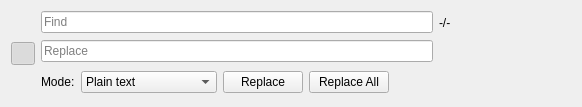
<?xml version="1.0" encoding="UTF-8"?>
<ui version="4.0">
 <class>QPlainTextEditSearchWidget</class>
 <widget class="QWidget" name="QPlainTextEditSearchWidget">
  <property name="geometry">
   <rect>
    <x>0</x>
    <y>0</y>
    <width>582</width>
    <height>107</height>
   </rect>
  </property>
  <property name="autoFillBackground">
   <bool>true</bool>
  </property>
  <layout class="QHBoxLayout" name="horizontalLayout_2">
   <item>
    <widget class="QToolButton" name="replaceToggleButton">
     <property name="toolTip">
      <string>Toggle Replace</string>
     </property>
     <property name="icon">
      <iconset theme="menu-expanded">
       <normaloff>.</normaloff>.</iconset>
     </property>
     <property name="checkable">
      <bool>true</bool>
     </property>
     <property name="checked">
      <bool>true</bool>
     </property>
     <property name="autoRaise">
      <bool>true</bool>
     </property>
    </widget>
   </item>
   <item>
    <layout class="QGridLayout" name="gridLayout_2">
     <item row="0" column="4">
      <widget class="QToolButton" name="searchPrevious">
       <property name="toolTip">
        <string>Previous Match</string>
       </property>
       <property name="icon">
        <iconset theme="go-previous">
         <normaloff>../../../../../../../../.designer/backup</normaloff>../../../../../../../../.designer/backup</iconset>
       </property>
       <property name="autoRaise">
        <bool>true</bool>
       </property>
      </widget>
     </item>
     <item row="0" column="6">
      <widget class="QToolButton" name="closeButton">
       <property name="toolTip">
        <string>Close</string>
       </property>
       <property name="icon">
        <iconset theme="window-close">
         <normaloff>../../../../../../../../.designer/backup</normaloff>../../../../../../../../.designer/backup</iconset>
       </property>
       <property name="autoRaise">
        <bool>true</bool>
       </property>
      </widget>
     </item>
     <item row="1" column="1">
      <widget class="LineEdit" name="replaceLineEdit">
       <property name="placeholderText">
        <string>Replace</string>
       </property>
      </widget>
     </item>
     <item row="0" column="2">
      <widget class="QLabel" name="searchCountLabel">
       <property name="text">
        <string notr="true">-/-</string>
       </property>
      </widget>
     </item>
     <item row="0" column="1">
      <widget class="LineEdit" name="searchLineEdit">
       <property name="placeholderText">
        <string>Find</string>
       </property>
      </widget>
     </item>
     <item row="0" column="5">
      <widget class="QToolButton" name="searchNext">
       <property name="toolTip">
        <string>Next Match</string>
       </property>
       <property name="icon">
        <iconset theme="go-next">
         <normaloff>../../../../../../../../.designer/backup</normaloff>../../../../../../../../.designer/backup</iconset>
       </property>
       <property name="autoRaise">
        <bool>true</bool>
       </property>
      </widget>
     </item>
     <item row="0" column="3">
      <widget class="QToolButton" name="matchCaseSensitiveButton">
       <property name="toolTip">
        <string>Match Case</string>
       </property>
       <property name="checkable">
        <bool>true</bool>
       </property>
       <property name="autoRaise">
        <bool>true</bool>
       </property>
      </widget>
     </item>
     <item row="2" column="1">
      <widget class="QFrame" name="bottomFrame">
       <layout class="QHBoxLayout" name="horizontalLayout">
        <property name="leftMargin">
         <number>0</number>
        </property>
        <property name="topMargin">
         <number>0</number>
        </property>
        <property name="rightMargin">
         <number>0</number>
        </property>
        <property name="bottomMargin">
         <number>0</number>
        </property>
        <item>
         <widget class="QLabel" name="modeLabel">
          <property name="text">
           <string>Mode:</string>
          </property>
         </widget>
        </item>
        <item>
         <widget class="QComboBox" name="modeComboBox">
          <item>
           <property name="text">
            <string>Plain text</string>
           </property>
          </item>
          <item>
           <property name="text">
            <string>Whole words</string>
           </property>
          </item>
          <item>
           <property name="text">
            <string>Regular expression</string>
           </property>
          </item>
         </widget>
        </item>
        <item>
         <widget class="QPushButton" name="replaceButton">
          <property name="toolTip">
           <string>Replace one text occurrence</string>
          </property>
          <property name="text">
           <string>Replace</string>
          </property>
          <property name="flat">
           <bool>false</bool>
          </property>
         </widget>
        </item>
        <item>
         <widget class="QPushButton" name="replaceAllButton">
          <property name="toolTip">
           <string>Replace all text occurrences</string>
          </property>
          <property name="text">
           <string>Replace All</string>
          </property>
          <property name="flat">
           <bool>false</bool>
          </property>
         </widget>
        </item>
        <item>
         <spacer name="horizontalSpacer">
          <property name="orientation">
           <enum>Qt::Horizontal</enum>
          </property>
          <property name="sizeHint" stdset="0">
           <size>
            <width>40</width>
            <height>20</height>
           </size>
          </property>
         </spacer>
        </item>
       </layout>
      </widget>
     </item>
    </layout>
   </item>
  </layout>
 </widget>
 <customwidgets>
  <customwidget>
   <class>LineEdit</class>
   <extends>QLineEdit</extends>
   <header>gui/ContextMenuOverride.h</header>
  </customwidget>
 </customwidgets>
 <connections/>
</ui>
